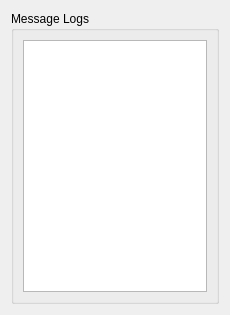
<?xml version="1.0" encoding="UTF-8"?>
<ui version="4.0">
 <class>MessageLogs</class>
 <widget class="QWidget" name="MessageLogs">
  <property name="geometry">
   <rect>
    <x>0</x>
    <y>0</y>
    <width>230</width>
    <height>315</height>
   </rect>
  </property>
  <property name="windowTitle">
   <string>Message Logs</string>
  </property>
  <layout class="QHBoxLayout" name="horizontalLayout">
   <item>
    <widget class="QGroupBox" name="groupBox">
     <property name="title">
      <string>Message Logs</string>
     </property>
     <layout class="QHBoxLayout" name="horizontalLayout_2">
      <item>
       <widget class="QListWidget" name="logListWidget"/>
      </item>
     </layout>
    </widget>
   </item>
  </layout>
 </widget>
 <resources/>
 <connections/>
</ui>
